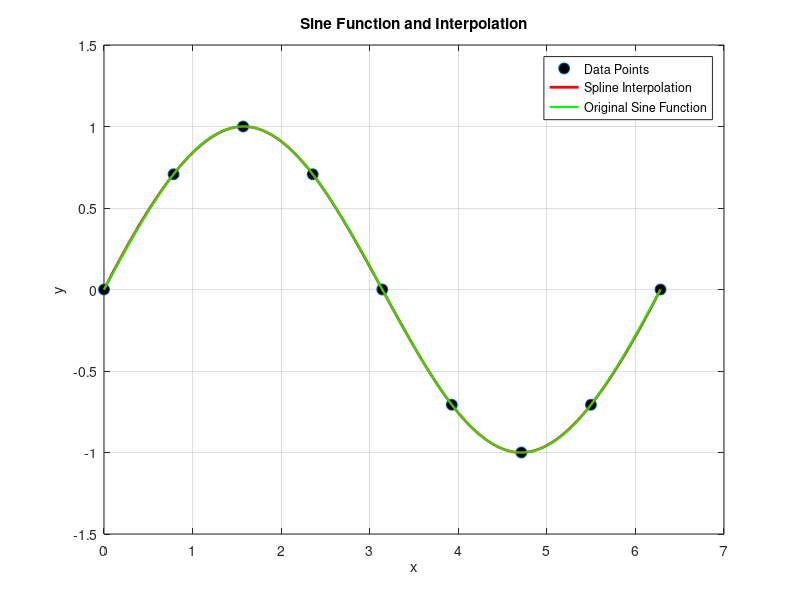

Reproduce this figure in MATLAB.
x = 0 : pi / 4 : 2 * pi;
y = sin(x);

plot(x, y, 'o', 'MarkerFaceColor', 'k', 'MarkerSize', 8);

hold on;
xx = linspace(0, 2 * pi, 1000);
yy = interp1(x, y, xx, 'spline');

plot(xx, yy, 'r', 'LineWidth', 2);
plot(xx, sin(xx), 'green', 'LineWidth', 1.5);

legend('Data Points', 'Spline Interpolation', 'Original Sine Function');
xlabel('x');
ylabel('y');
title('Sine Function and Interpolation');
grid on;
hold off;
